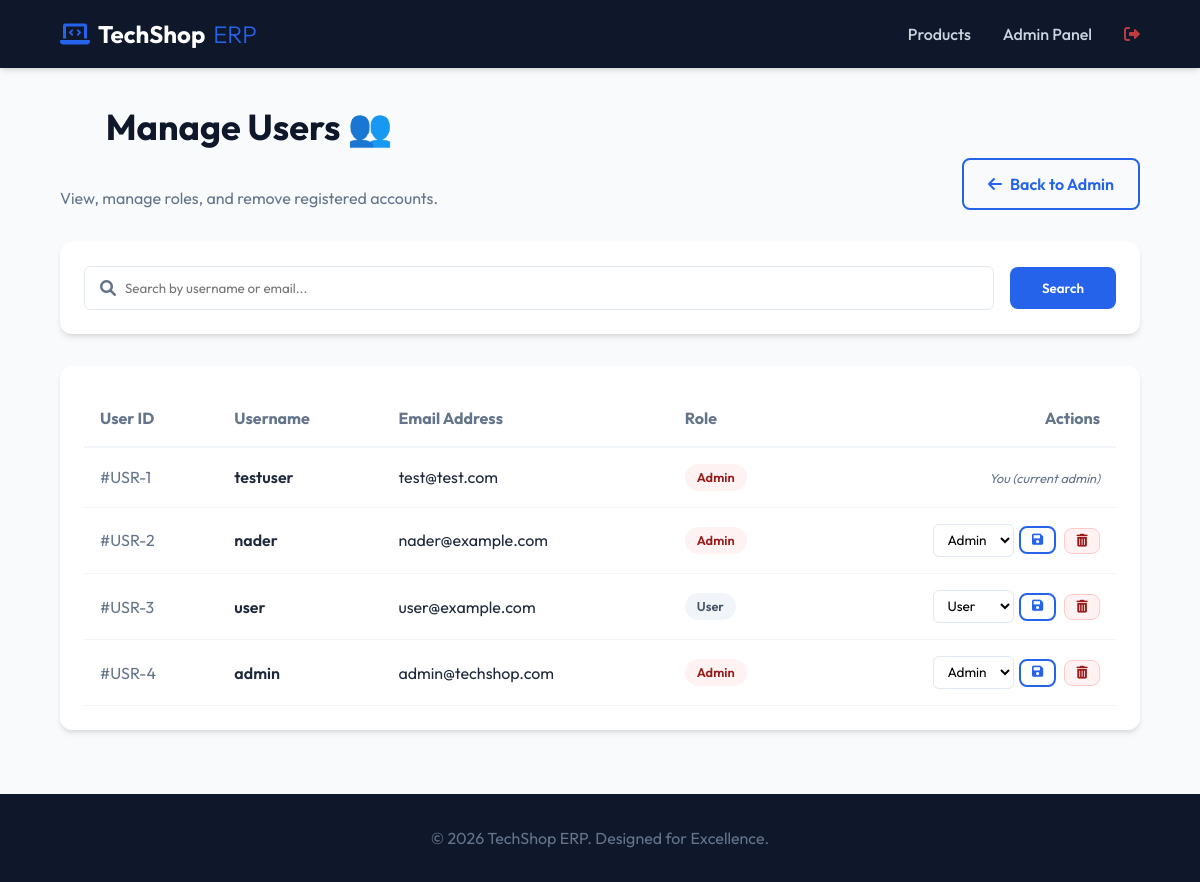
Before: /admin-users (signed in) with the older database file.
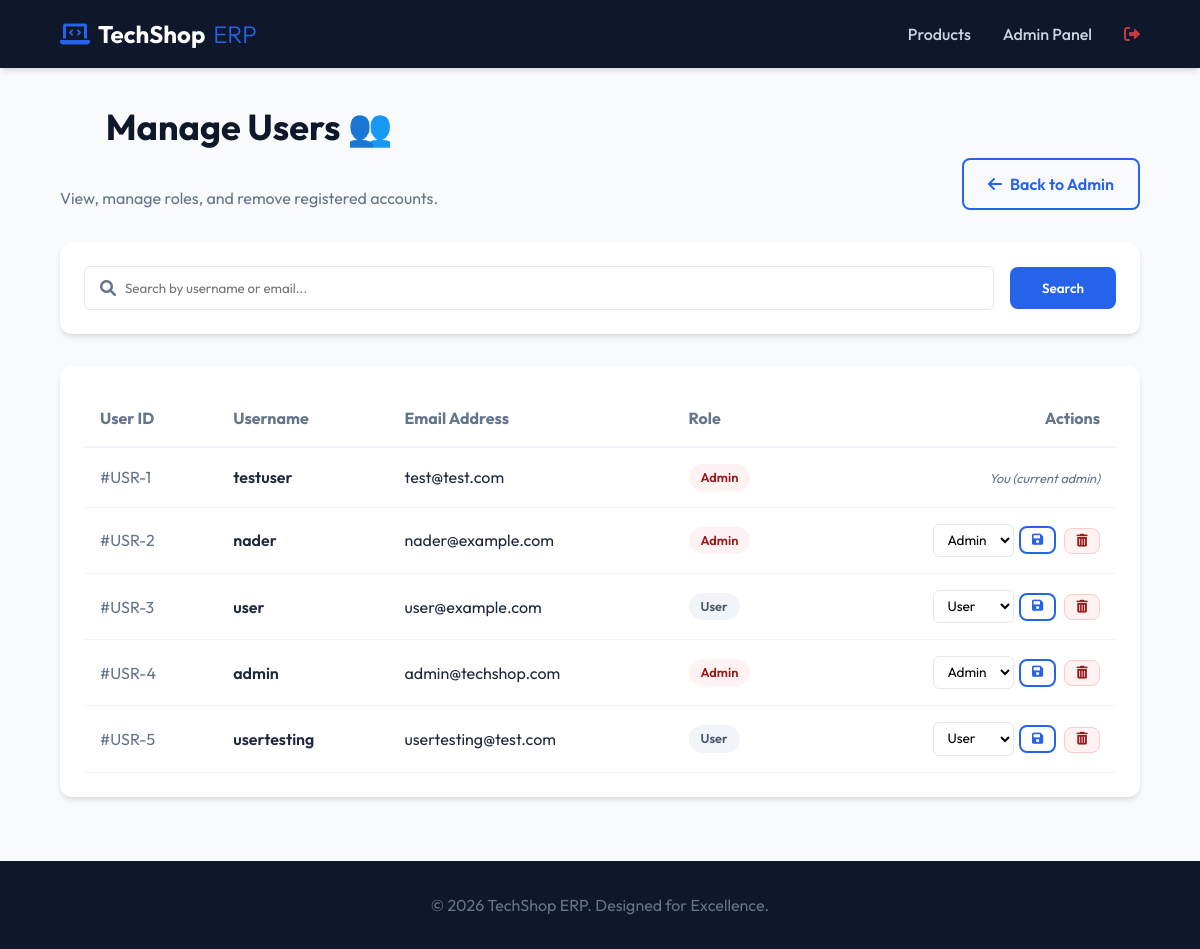
After: the same page with the newer database file.
### tables this page shows
CREATE TABLE users (
  id INTEGER PRIMARY KEY AUTOINCREMENT,
  username TEXT NOT NULL UNIQUE,
  email TEXT NOT NULL UNIQUE,
  password TEXT NOT NULL,
  role_id INTEGER,
  FOREIGN KEY (role_id) REFERENCES roles(id)
);

CREATE TABLE roles (
  id INTEGER PRIMARY KEY AUTOINCREMENT,
  name TEXT UNIQUE
);

### app.py (the view)
@app.route("/admin-users")
def admin_users():
    if session.get("role") != "admin":
        return redirect(url_for("web_login"))
    db = get_db()
    search_query = request.args.get("q", "").strip()
    if search_query:
        users = db.execute(
            """SELECT u.id, u.username, u.email, r.name as role
               FROM users u
               JOIN roles r ON u.role_id = r.id
               WHERE u.username LIKE ? OR u.email LIKE ?""",
            (f"%{search_query}%", f"%{search_query}%")
        ).fetchall()
    else:
        users = db.execute(
            """SELECT u.id, u.username, u.email, r.name as role
               FROM users u
               JOIN roles r ON u.role_id = r.id"""
        ).fetchall()
    return render_template("admin_users.html", users=users, search_query=search_query)

### app.py (called while the page is built)
def get_db():
    if 'db' not in g:
        g.db = sqlite3.connect("database.db", timeout=20)
        g.db.row_factory = sqlite3.Row
        g.db.execute("PRAGMA foreign_keys = ON")
    return g.db

@app.context_processor
def inject_globals():
    cart_count = len(session.get("cart", []))
    return dict(cart_count=cart_count)

### templates/admin_users.html (shortened to what the changed rows need)
{% extends "base.html" %}
{% block content %}
<div style="display: flex; justify-content: space-between; align-items: flex-end; margin-bottom: 2rem;">
    <div>
        <h1>Manage Users 👥</h1>
    </div>
</div>
{% if users %}
<div class="cart-table-wrapper">
    <table>
        <thead>
            <tr>
                <th>User ID</th>
                <th>Username</th>
                <th>Email Address</th>
                <th>Role</th>
                <th style="text-align: right;">Actions</th>
            </tr>
        </thead>
        <tbody>
            {% for user in users %}
            <tr>
                <td style="color: var(--text-muted);">#USR-{{ user.id }}</td>
                <td style="font-weight: 600;">{{ user.username }}</td>
                <td>{{ user.email }}</td>
                <td>
                    {% set is_admin = user.role == 'admin' %}
                    {% set role_bg = '#fef2f2' if is_admin else '#f1f5f9' %}
                    {% set role_color = '#991b1b' if is_admin else '#475569' %}
                    <span style="display: inline-block; background: {{ role_bg }}; color: {{ role_color }}; padding: 4px 12px; border-radius: 20px; font-size: 0.8rem; font-weight: 600;">
                        {{ user.role | title }}
                    </span>
                </td>
                <td style="text-align: right;">
                    {% if session.get('user_id') != user.id %}
                    <div style="display: flex; gap: 0.5rem; justify-content: flex-end; align-items: center; flex-wrap: wrap;">
                        <form action="/admin/change-role/{{ user.id }}" method="POST" style="display: flex; gap: 0.3rem; align-items: center;">
                            <select name="role" style="padding: 0.35rem 0.6rem; border: 1px solid #e2e8f0; border-radius: 6px; font-size: 0.85rem; font-family: inherit; background: white; cursor: pointer;">
                                <option value="user" {% if user.role == 'user' %}selected{% endif %}>User</option>
                                <option value="admin" {% if user.role == 'admin' %}selected{% endif %}>Admin</option>
                            </select>
                            <button type="submit" class="btn btn-outline" style="padding: 0.35rem 0.7rem; font-size: 0.8rem; color: var(--primary-color);" title="Save Role">
                                <i class="fas fa-save"></i>
                            </button>
                        </form>
                        <form action="/admin/delete-user/{{ user.id }}" method="POST" onsubmit="return confirm('Are you sure you want to permanently delete {{ user.username }}?')">
                            <button type="submit" class="btn btn-danger" style="padding: 0.35rem 0.7rem; font-size: 0.8rem; background: #fef2f2; color: #991b1b; border: 1px solid #fecaca;" title="Delete User">
                                <i class="fas fa-trash-alt"></i>
                            </button>
                        </form>
                    </div>
                    {% else %}
                    <span style="font-size: 0.8rem; color: var(--text-muted); font-style: italic;">You (current admin)</span>
                    {% endif %}
                </td>
            </tr>
            {% endfor %}
        </tbody>
    </table>
</div>
{% else %}
<div class="success-card" style="padding: 5rem 2rem;">
    <i class="fas fa-search fa-4x" style="color: #e2e8f0; margin-bottom: 2rem;"></i>
    <h2>No users found</h2>
    <p style="color: var(--text-muted);">We couldn't find any accounts matching your search.</p>
</div>
{% endif %}
{% endblock %}

Changed rows visible on the page:
added users: id "5", username "usertesting", email "usertesting@test.com", role "User"
